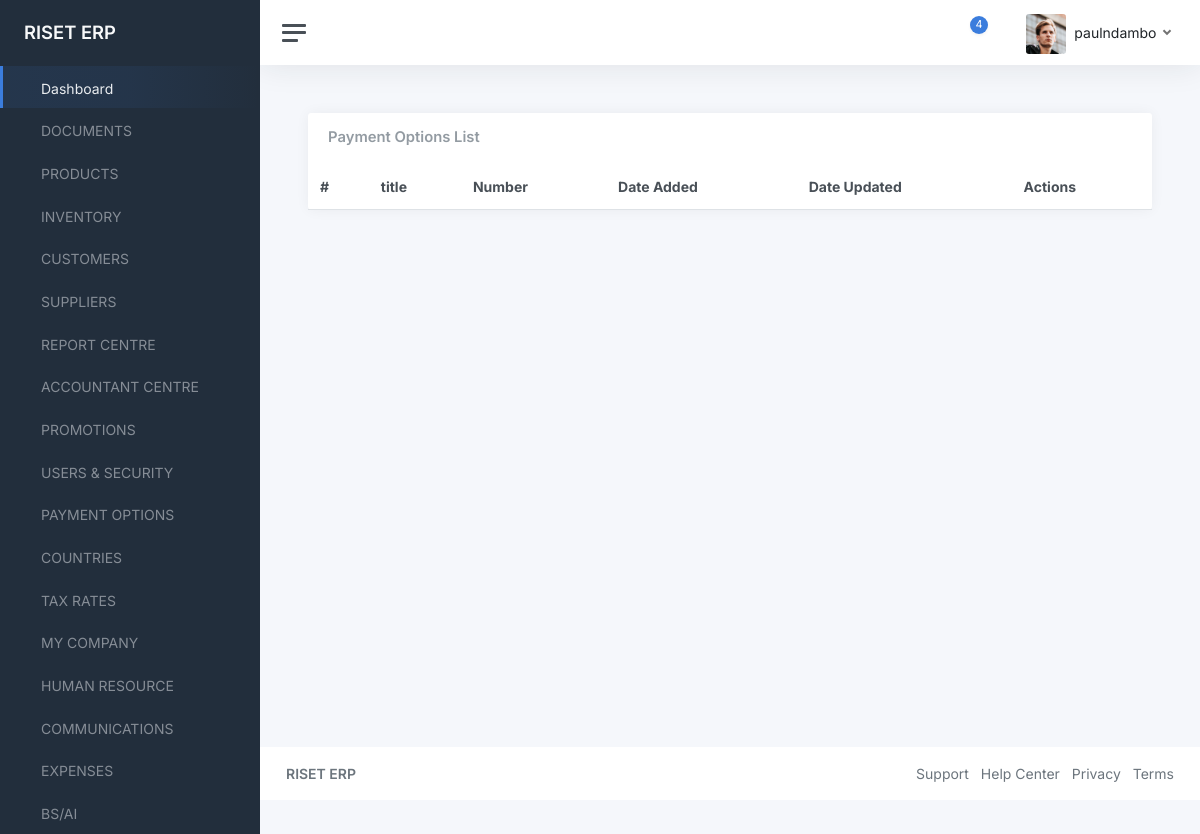
Before: /payment-options/ (signed in) with the older database file.
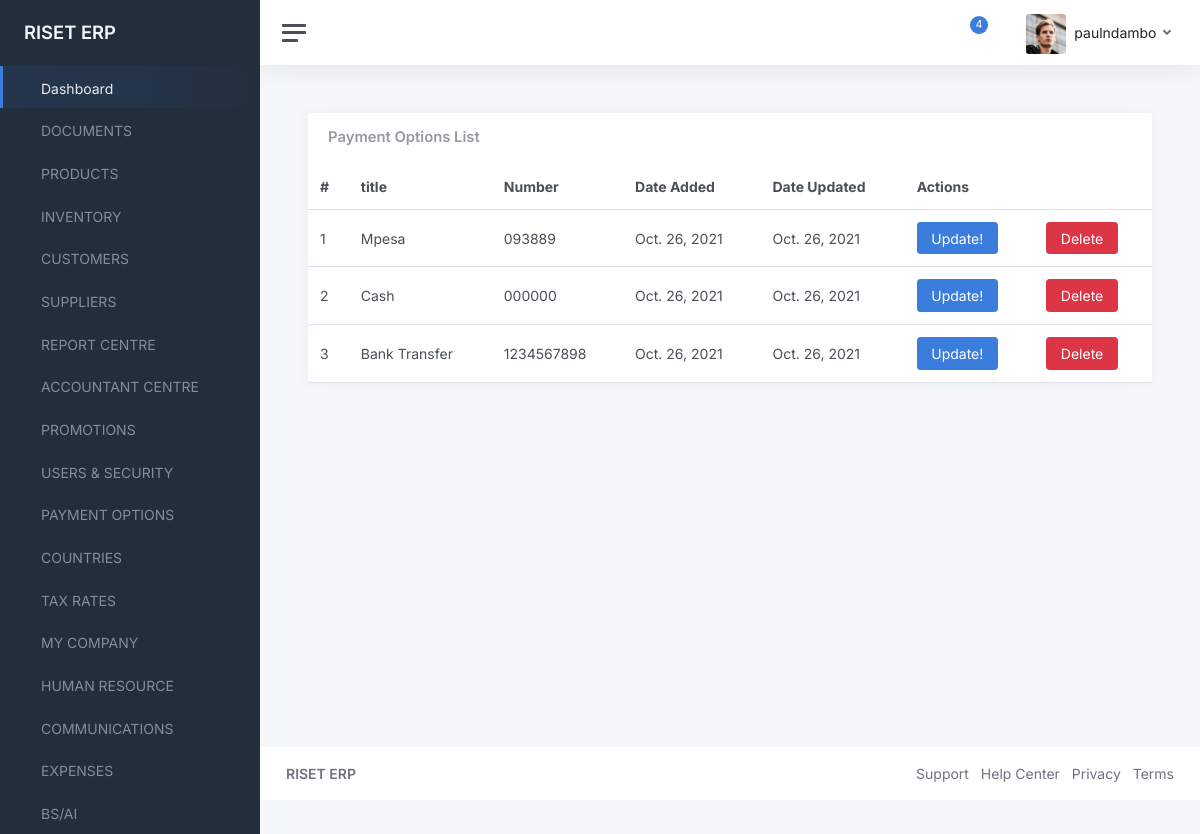
After: the same page with the newer database file.
### data/models.py (models this page shows, shortened)
class PaymentOption(models.Model):
    title = models.CharField(max_length=200)
    number = models.CharField(max_length=200)
    date_added = models.DateField(default=timezone.now)
    date_updated = models.DateField(auto_now=True)

### data/views.py (the view)
# urls.py: path("payment-options/", views.payment_options, name="payment-options"),
@login_required(login_url='/login')
def payment_options(request):
    payment_options = PaymentOption.objects.all()
    context = {
        "payment_options": payment_options
    }
    return render(request, "data/payment-options.html", context)

### data/templates/data/payment-options.html
{% extends "component-base.html" %}
{% block content %}
<main class="content">
	<div class="container-fluid p-0">
		<div class="row">
			<div class="col-12 col-lg-12 col-xxl-12 d-flex">
				<div class="card flex-fill">
					<div class="card-header">
						<h5 class="card-title mb-0">Payment Options List</h5>
					</div>
					<table class="table table-hover my-0">
						<thead>
							<tr>
                <th>#</th>
								<th>title</th>
								<th>Number</th>
                <th>Date Added</th>
                <th>Date Updated</th>
                <th colspan="2">Actions</th>
							</tr>
						</thead>
						<tbody>
{% for payment_option in payment_options %}
							<tr>
                <td>{{payment_option.id}}</td>
								<td>{{payment_option.title}}</td>
								<td>
									{{payment_option.number}}
								</td>
								<td>
									{{payment_option.date_added}}
								</td>
                <td>{{payment_option.date_updated}}</td>
                <td>
                  <a href="#" class="btn btn-primary">Update!</a>
                </td>
                <td>
                  <a href="#" class="btn btn-danger">Delete</a>
                </td>
							</tr>
{% endfor %}
						</tbody>
					</table>
				</div>
			</div>
		</div>
	</div>
</main>
{% endblock content %}

Changed rows visible on the page:
added PaymentOption: id "1", title "Mpesa", number "093889", date_added "Oct. 26, 2021", date_updated "Oct. 26, 2021"
added PaymentOption: id "2", title "Cash", number "000000", date_added "Oct. 26, 2021", date_updated "Oct. 26, 2021"
added PaymentOption: id "3", title "Bank Transfer", number "1234567898", date_added "Oct. 26, 2021", date_updated "Oct. 26, 2021"
